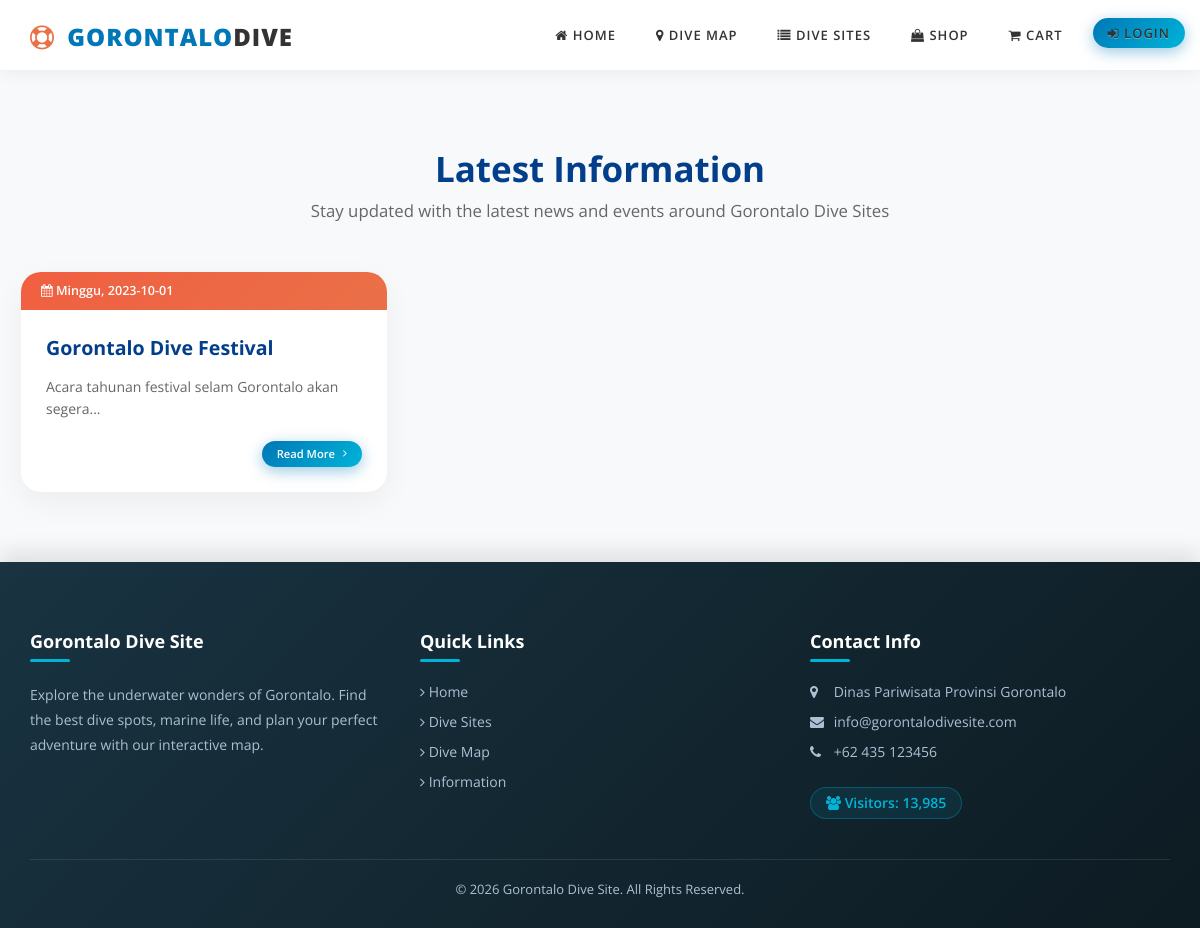
Page /berita.php on the committed database.
### tables this page shows
CREATE TABLE IF NOT EXISTS `berita` (
  `Id_berita` int(11) NOT NULL AUTO_INCREMENT,
  `tanggal` date NOT NULL,
  `gambar` varchar(255) DEFAULT NULL,
  `judul` varchar(255) NOT NULL,
  `konten` text NOT NULL,
  PRIMARY KEY (`Id_berita`)
);

### berita.php (the view, shortened to what this page needs)
<?php
include_once "header.php"; ?>
<div class="container-fluid">
    <div class="section-title">
        <h2>Latest Information</h2>
        <p>Stay updated with the latest news and events around Gorontalo Dive Sites</p>
    </div>
    <div class="card-grid">
        <?php
        include "koneksiberita.php";
        $qu=mysqli_query($con,"select * from berita order by id_berita desc limit 6");
        while($has=mysqli_fetch_row($qu))
        {
            $tgl=explode("-",$has[1]);
            $x  = mktime(0, 0, 0, date("$tgl[1]"), date("$tgl[2]"),  date("$tgl[0]"));
            switch(date("l",$x))
            {
                case 'Sunday':$nmh="Minggu";break;
            }
        ?>
            <div class="news-card">
                <div class="news-card-date">
                    <i class="fa fa-calendar"></i> <?php echo "$nmh, $has[1]"; ?>
                </div>
                <div class="news-card-body">
                    <h3><a href="detailberita?id_berita=<?php echo $has[0]; ?>"><?php echo $has[3]; ?></a></h3>
                    <p><?php echo strip_tags(substr(substr($has[4],0,150),0,strrpos(substr($has[4],0,150),' '))); ?>...</p>
                    <div style="margin-top: auto; text-align: right;">
                        <a href="detailberita?id_berita=<?php echo $has[0]; ?>" class="btn-premium" style="font-size: 0.8em; padding: 5px 15px;">Read More <i class="fa fa-angle-right"></i></a>
                    </div>
                </div>
            </div>
        <?php } ?>
    </div>
</div>
    <?php include_once "footer.php"; ?>

### css/style.css (style rules this page uses)
body { background: url("../img/background.png"); font-family: sistem; }
.container-fluid { padding-right: 1px; padding-left: 1px; margin-right: auto; margin-left: auto; }

### css/premium.css (style rules this page uses)
body { font-family: 'Outfit', sans-serif; background: #f4f9f9; color: #2b3a42; }
.btn-premium { background: linear-gradient(135deg, #0077b6 0%, #00b4d8 100%); border: none; color: white; padding: 10px 20px; border-radius: 30px; font-weight: 600; box-shadow: 0 4px 15px rgba(0, 119, 182, 0.4); transition: all 0.3s ease; cursor: pointer; display: inline-flex; align-items: center; gap: 8px; }
.section-title { text-align: center; margin: 50px 0 30px; }
.section-title h2 { font-size: 2.5em; color: #023e8a; font-weight: 700; margin-bottom: 10px; }
.section-title p { color: #666; font-size: 1.2em; }
.card-grid { display: grid; grid-template-columns: repeat(auto-fill, minmax(300px, 1fr)); gap: 30px; padding: 20px; }
.news-card { background: white; border-radius: 20px; overflow: hidden; box-shadow: 0 10px 30px rgba(0,0,0,0.05); transition: all 0.4s ease; animation: fadeInUp 0.8s ease-out; display: flex; flex-direction: column; }
.news-card-date { background: linear-gradient(135deg, #f05f40 0%, #ea7048 100%); color: white; padding: 10px 20px; font-weight: 600; font-size: 0.9em; }
.news-card-body { padding: 25px; flex: 1; display: flex; flex-direction: column; }
.news-card-body h3 { margin-top: 0; color: #023e8a; font-weight: 700; font-size: 1.4em; line-height: 1.3; margin-bottom: 15px; }
.news-card-body h3 a { color: inherit; text-decoration: none; transition: color 0.3s; }
.news-card-body p { color: #666; margin-bottom: 20px; line-height: 1.6; flex: 1; }

### css2/custom.css (style rules this page uses)
a { color: #4B58A6; }

### rows in the picture
berita: tanggal "Minggu", tanggal "2023-10-01", judul "Gorontalo Dive Festival", konten "Acara tahunan festival selam Gorontalo akan segera"

### other values in the picture
$counter "13,985"
